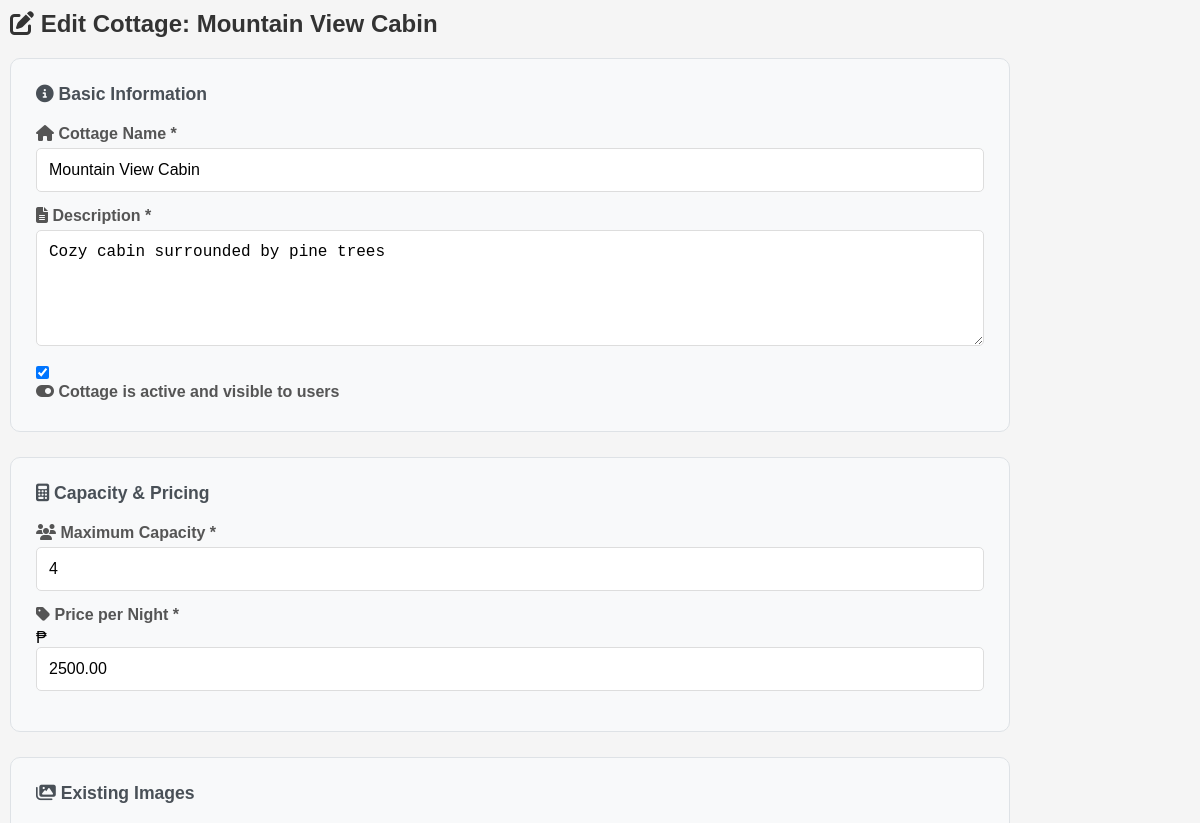
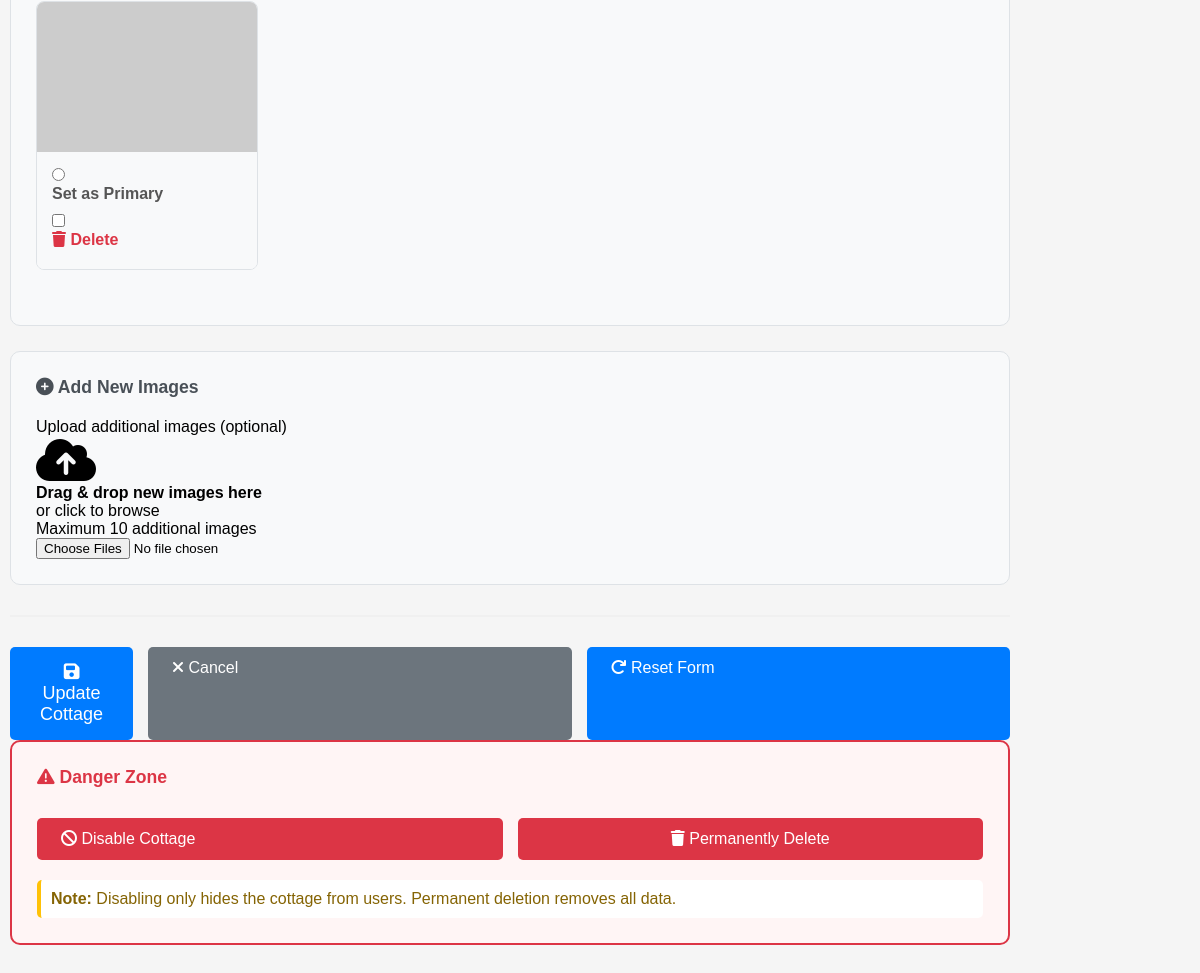
The app's page /admin/edit-cottage.php?id=2 (signed in) with its own data (2 pictures, top to bottom).
### tables this page shows
CREATE TABLE cottages (
    cottage_id INT AUTO_INCREMENT PRIMARY KEY,
    cottage_name VARCHAR(255) NOT NULL,
    description TEXT NULL,
    capacity INT NOT NULL,
    price_per_night DECIMAL(10,2) NOT NULL,
    is_active BOOLEAN DEFAULT TRUE,
    created_at DATETIME DEFAULT CURRENT_TIMESTAMP,
    updated_at DATETIME DEFAULT CURRENT_TIMESTAMP ON UPDATE CURRENT_TIMESTAMP,
    INDEX idx_is_active (is_active)
);

CREATE TABLE cottage_images (
    image_id INT AUTO_INCREMENT PRIMARY KEY,
    cottage_id INT NOT NULL,
    image_path VARCHAR(255) NOT NULL,
    is_primary BOOLEAN DEFAULT FALSE,
    uploaded_at DATETIME DEFAULT CURRENT_TIMESTAMP,
    FOREIGN KEY (cottage_id) REFERENCES cottages(cottage_id) ON DELETE CASCADE,
    INDEX idx_cottage_id (cottage_id)
);

### admin/edit-cottage.php (the view, shortened to what this page needs)
<?php
require_once '../config/session.php';
$cottage_id = $_GET['id'] ?? 0;
$stmt = $pdo->prepare("SELECT * FROM cottages WHERE cottage_id = ?");
$stmt->execute([$cottage_id]);
$cottage = $stmt->fetch();
$stmt = $pdo->prepare("SELECT * FROM cottage_images WHERE cottage_id = ? ORDER BY is_primary DESC");
$stmt->execute([$cottage_id]);
$existing_images = $stmt->fetchAll();
?>
<!DOCTYPE html>
<html lang="en">
<head>
    <link rel="stylesheet" href="../css/style.css">
    <link rel="stylesheet" href="https://cdnjs.cloudflare.com/ajax/libs/font-awesome/6.4.0/css/all.min.css">
</head>
<body>
    <div class="admin-container" style="max-width: 1000px;">
        <h2>
            <i class="fas fa-edit"></i>
            Edit Cottage: <?= htmlspecialchars($cottage['cottage_name']) ?>
        </h2>
        <form method="POST" enctype="multipart/form-data" id="editCottageForm">
            <div class="form-section">
                <h3><i class="fas fa-info-circle"></i> Basic Information</h3>
                <div class="form-group">
                    <label for="cottage_name">
                        <i class="fas fa-home"></i> Cottage Name *
                    </label>
                    <input type="text"
                           id="cottage_name"
                           name="cottage_name"
                           class="form-control"
                           value="<?= htmlspecialchars($cottage['cottage_name']) ?>"
                           required
                           maxlength="100">
                </div>
                <div class="form-group">
                    <label for="description">
                        <i class="fas fa-file-alt"></i> Description *
                    </label>
                    <textarea id="description"
                              name="description"
                              class="form-control"
                              rows="5"
                              required><?= htmlspecialchars($cottage['description']) ?></textarea>
                </div>
                <div class="form-check">
                    <input type="checkbox"
                           id="is_active"
                           name="is_active"
                           class="form-check-input"
                           <?= $cottage['is_active'] ? 'checked' : '' ?>>
                    <label for="is_active" class="form-check-label">
                        <i class="fas fa-toggle-on"></i> Cottage is active and visible to users
                    </label>
                </div>
            </div>
            <div class="form-section">
                <h3><i class="fas fa-calculator"></i> Capacity & Pricing</h3>
                <div class="form-row">
                    <div class="form-group">
                        <label for="capacity">
                            <i class="fas fa-users"></i> Maximum Capacity *
                        </label>
                        <input type="number"
                               id="capacity"
                               name="capacity"
                               class="form-control"
                               min="1"
                               max="50"
                               value="<?= $cottage['capacity'] ?>"
                               required>
                    </div>
                    <div class="form-group">
                        <label for="price_per_night">
                            <i class="fas fa-tag"></i> Price per Night *
                        </label>
                        <div class="input-group">
                            <span class="input-group-text">₱</span>
                            <input type="number"
                                   id="price_per_night"
                                   name="price_per_night"
                                   class="form-control"
                                   min="1"
                                   max="50000"
                                   step="0.01"
                                   value="<?= $cottage['price_per_night'] ?>"
                                   required>
                        </div>
                    </div>
                </div>
            </div>
            <div class="form-section">
                <h3><i class="fas fa-images"></i> Existing Images</h3>
                <?php if (empty($existing_images)): ?>
                <div class="alert alert-warning">
                    <i class="fas fa-exclamation-triangle"></i>
                    No images uploaded yet. Please add at least one image below.
                </div>
                <?php else: ?>
                <div class="existing-images-grid">
                    <?php foreach ($existing_images as $image): ?>
                    <div class="existing-image">
                        <div class="image-container">
                            <img src="../uploads/cottages/<?= htmlspecialchars($image['image_path']) ?>"
                                 alt="Cottage Image"
                                 onerror="this.src='https://via.placeholder.com/300x200?text=Image+Not+Found'">
                        </div>
                        <div class="image-actions">
                            <div class="form-check">
                                <input type="radio"
                                       id="primary_<?= $image['image_id'] ?>"
                                       name="primary_image"
                                       value="<?= $image['image_id'] ?>"
                                       class="form-check-input"
                                       <?= $image['is_primary'] ? 'checked' : '' ?>>
                                <label for="primary_<?= $image['image_id'] ?>" class="form-check-label">
                                    Set as Primary
                                </label>
                            </div>
                            <div class="form-check">
                                <input type="checkbox"
                                       id="delete_<?= $image['image_id'] ?>"
                                       name="delete_images[]"
                                       value="<?= $image['image_id'] ?>"
                                       class="form-check-input delete-checkbox">
                                <label for="delete_<?= $image['image_id'] ?>" class="form-check-label text-danger">
                                    <i class="fas fa-trash"></i> Delete
                                </label>
                            </div>
                        </div>
                    </div>
                    <?php endforeach; ?>
                </div>
                <?php endif; ?>
            </div>
            <div class="form-section">
                <h3><i class="fas fa-plus-circle"></i> Add New Images</h3>
                <p class="form-help">Upload additional images (optional)</p>
                <div class="image-upload-area" id="imageUploadArea">
                    <div class="upload-icon">
                        <i class="fas fa-cloud-upload-alt fa-3x"></i>
                    </div>
                    <div class="upload-text">
                        <h4>Drag & drop new images here</h4>
                        <p>or click to browse</p>
                        <p class="upload-note">Maximum 10 additional images</p>
                    </div>
                    <input type="file"
                           id="new_images"
                           name="new_images[]"
                           class="file-input"
                           accept=".jpg,.jpeg,.png"
                           multiple>
                </div>
            </div>
            <div class="form-actions">
                <button type="submit" class="btn btn-primary btn-lg">
                    <i class="fas fa-save"></i> Update Cottage
                </button>
                <a href="cottages.php" class="btn btn-secondary">
                    <i class="fas fa-times"></i> Cancel
                </a>
                <a href="?id=<?= $cottage_id ?>" class="btn btn-warning">
                    <i class="fas fa-redo"></i> Reset Form
                </a>
            </div>
        </form>
        <div class="form-section danger-zone">
            <h3><i class="fas fa-exclamation-triangle"></i> Danger Zone</h3>
            <div class="danger-actions">
                <a href="?delete=<?= $cottage_id ?>"
                   class="btn btn-danger"
                   onclick="return confirm('WARNING: This will disable the cottage. Existing reservations will remain. Are you sure?')">
                    <i class="fas fa-ban"></i> Disable Cottage
                </a>
                <button type="button"
                        class="btn btn-danger"
                        onclick="if(confirm('WARNING: This will permanently delete the cottage and all its images. This action cannot be undone!')) {
                            window.location.href = 'delete-cottage.php?id=<?= $cottage_id ?>';
                        }">
                    <i class="fas fa-trash"></i> Permanently Delete
                </button>
            </div>
            <div class="danger-note">
                <p><strong>Note:</strong> Disabling only hides the cottage from users. Permanent deletion removes all data.</p>
            </div>
        </div>
    </div>
</body>
</html>

### css/style.css (style rules this page uses)
* { margin: 0; padding: 0; box-sizing: border-box; }
body { font-family: Arial, sans-serif; background: #f5f5f5; padding: 10px; }
h1, h2, h3 { color: #333; margin-bottom: 20px; }
.form-group { margin-bottom: 15px; }
label { display: block; margin-bottom: 5px; font-weight: bold; color: #555; }
input[type="text"], input[type="email"], input[type="password"], input[type="date"], input[type="number"], textarea, select { width: 100%; padding: 12px; border: 1px solid #ddd; border-radius: 5px; font-size: 16px; }
textarea { min-height: 100px; resize: vertical; }
button, .btn { display: inline-block; padding: 12px 24px; background: #007bff; color: white; border: none; border-radius: 5px; cursor: pointer; text-decoration: none; font-size: 16px; width: 100%; margin-top: 10px; }
.btn-danger { background: #dc3545; }
.btn-secondary { background: #6c757d; }
.form-section { background: #f8f9fa; padding: 25px; border-radius: 10px; margin-bottom: 25px; border: 1px solid #dee2e6; }
.form-section h3 { color: #495057; margin-top: 0; margin-bottom: 20px; font-size: 1.1rem; }
.form-actions { display: flex; gap: 15px; margin-top: 30px; padding-top: 20px; border-top: 2px solid #f0f0f0; }
.btn-lg { padding: 15px 30px; font-size: 18px; flex: 1; }

### admin/edit-cottage.php (style rules this page uses)
.existing-images-grid { display: grid; grid-template-columns: repeat(auto-fill, minmax(200px, 1fr)); gap: 20px; margin-bottom: 30px; }
.existing-image { border: 1px solid #dee2e6; border-radius: 8px; overflow: hidden; background: white; }
.image-container { position: relative; height: 150px; overflow: hidden; }
.image-container img { width: 100%; height: 100%; object-fit: cover; }
.image-actions { padding: 15px; background: #f8f9fa; }
.form-check { margin-bottom: 10px; }
.form-check:last-child { margin-bottom: 0; }
.text-danger { color: #dc3545 !important; }
.danger-zone { border: 2px solid #dc3545; background: #fff5f5; }
.danger-zone h3 { color: #dc3545; border-bottom-color: #dc3545; }
.danger-actions { display: flex; gap: 15px; margin: 20px 0; }
.danger-note { padding: 10px; background: white; border-radius: 5px; border-left: 4px solid #ffc107; }
.danger-note p { margin: 0; color: #856404; }

### records on screen
cottages: cottage_name "Mountain View Cabin", description "Cozy cabin surrounded by pine trees", is_active "☑", capacity "4", price_per_night "2500.00"
cottage_images: is_primary "☐ Set as Primary"
